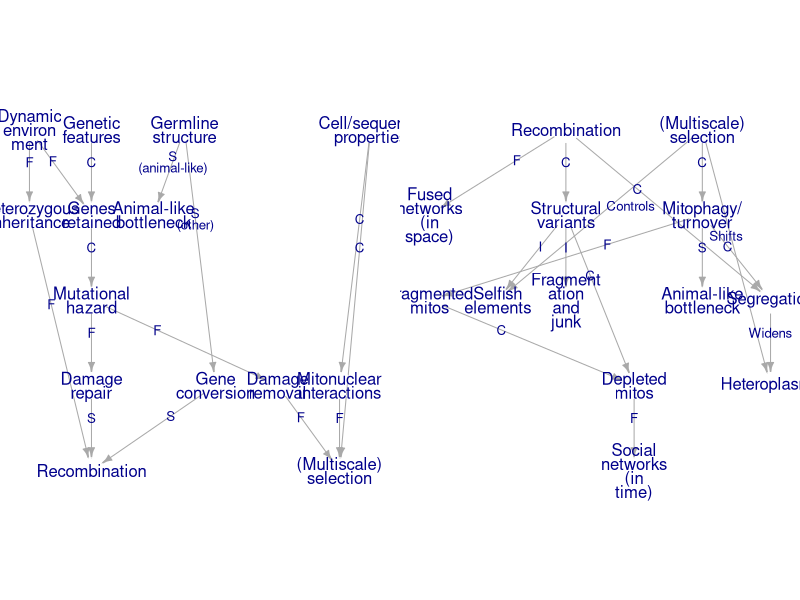

Write the R code that produced this figure.
# Load the igraph package
library(igraph)

# take a matrix of ideas: src, dest, edge label
# and construct a list with the graph object and labels ready for plotting
make.kg = function(ideas) {
  ideas = gsub(" ", "\n", ideas)
  nodes = unique(c(ideas[,1:2]))
  edges = matrix(nrow=nrow(ideas), ncol=2)
  for(i in 1:nrow(ideas)) {
    src = which(nodes == ideas[i,1])
    dest = which(nodes == ideas[i,2])
    edges[i,] = cbind(c(src, dest))
  }
  kg <- graph_from_edgelist(edges, directed = TRUE)
  edge_labels <- ideas[,3]
  rlist = list(kg = kg, nodes = nodes, edge_labels = edge_labels)
  return(rlist)
}

# plot a knowledge graph produced as above, with corresponding styling
plot.kg = function(kg) {
  my.layout = layout_with_sugiyama(kg$kg)
  
  return(plot(kg$kg, 
       layout = my.layout,
       vertex.label = kg$nodes,                  # Assign labels to nodes
       vertex.size = 15,                      # Set node size
       vertex.color = "#FFFFFF44",            # Set node color
       vertex.frame.color = "white",
       vertex.label.cex = 1.,
       edge.arrow.size = 0.5,                 # Set arrow size for directed edges
       edge.label = kg$edge_labels,              # Add edge labels
       edge.label.dist = 0.5,                 # Set distance from edge for labels
       edge.label.font = 1.2,                   # Set font style for edge labels
       edge.label.cex = 0.8,
       vertex.label.family = "sans",
       edge.label.family = "sans"))
}

## the actual ideas in the two knowledge graphs

# C -- causes
# S -- supports 
# F -- favours (target might be helpful)
# I -- includes

# first, the set of external factors that shape recombination/selection poise
# whitespace will be converted to newlines
ideas1 = matrix(c(
  # environment and gene retention
  "Dynamic environ ment", "Genes retained", "F",
  "Genes retained", "Mutational hazard", "C",
  "Genetic features", "Genes retained", "C",
  
  # environment and heterozygosity
  "Dynamic environ ment", "Heterozygous inheritance", "F",
  "Heterozygous inheritance", "Recombination", "F",
  
  # mutational hazard and repair
  "Mutational hazard", "Damage repair", "F",
  "Mutational hazard", "Damage removal", "F",
  "Damage removal", "(Multiscale) selection", "F",
  
  # animal-like or other germline
  "Germline structure", "Gene conversion", "S (other)",
  "Germline structure", "Animal-like bottleneck", "S (animal-like)",

  # recombination processes
  "Gene conversion", "Recombination", "S",
  "Damage repair", "Recombination", "S",

  # nuclear influences
  "Cell/sequence properties", "Mitonuclear interactions", "C",
  "Cell/sequence properties", "(Multiscale) selection", "C",
  "Mitonuclear interactions", "(Multiscale) selection", "F"
), ncol = 3, byrow = TRUE)

# now the consequences and facilitators of recombination and selection
ideas2 = matrix(c(
  # basic processes vs molecular processes
  "(Multiscale) selection", "Mitophagy/ turnover",  "C",
  "Recombination", "Segregation", "C",
  "Mitophagy/ turnover", "Segregation", "C",
  
  # recombination and structural variants
  "Recombination", "Structural variants", "C",
  "Structural variants", "Selfish elements", "I",
  "Structural variants", "Fragment ation and junk", "I",
  
  # links with mitochondrial dynamics
  "Recombination", "Fused networks (in space)", "F",
  "Mitophagy/ turnover", "Fragmented mitos", "F",
  "Structural variants", "Depleted mitos", "C",
  "Fragmented mitos", "Depleted mitos", "C",
  "Depleted mitos", "Social networks (in time)", "F",
  
  # tying up loose ends  
  "Mitophagy/ turnover", "Animal-like bottleneck", "S",
  "(Multiscale) selection", "Selfish elements", "   Controls",
  
  # h dynamics
  "(Multiscale) selection", "Heteroplasmy", "   Shifts",
  "Segregation", "Heteroplasmy", "Widens"
), ncol = 3, byrow = TRUE)

# make the knowledge graphs from these ideas
kg1 = make.kg(ideas1)
kg2 = make.kg(ideas2)

# plot the knowledge graphs
sf = 2
png("kg.png", width=1000*sf, height=550*sf, res=72*sf)
par(mfrow=c(1,2))
par(lheight = 0.7)
par(mar=c(0,0,0,0)+.1)
plot.kg(kg1)
plot.kg(kg2)
dev.off()

